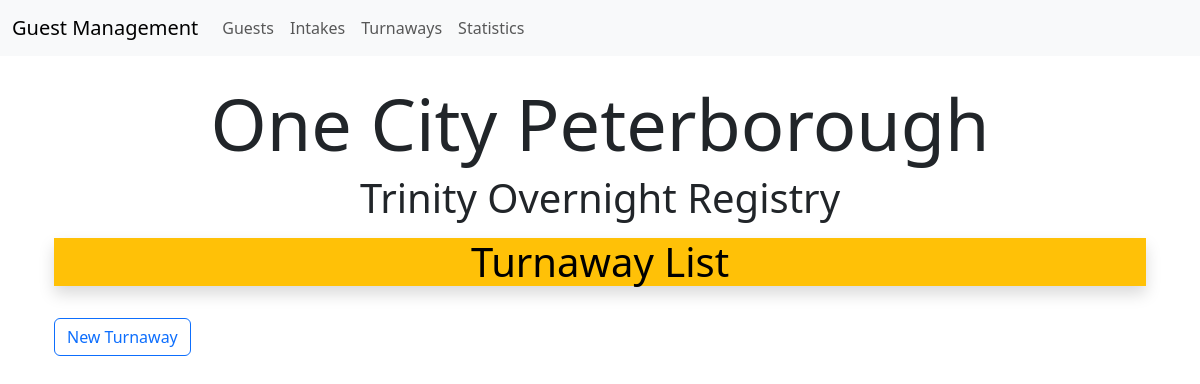
The page /turnaway/ on the database as committed earlier.
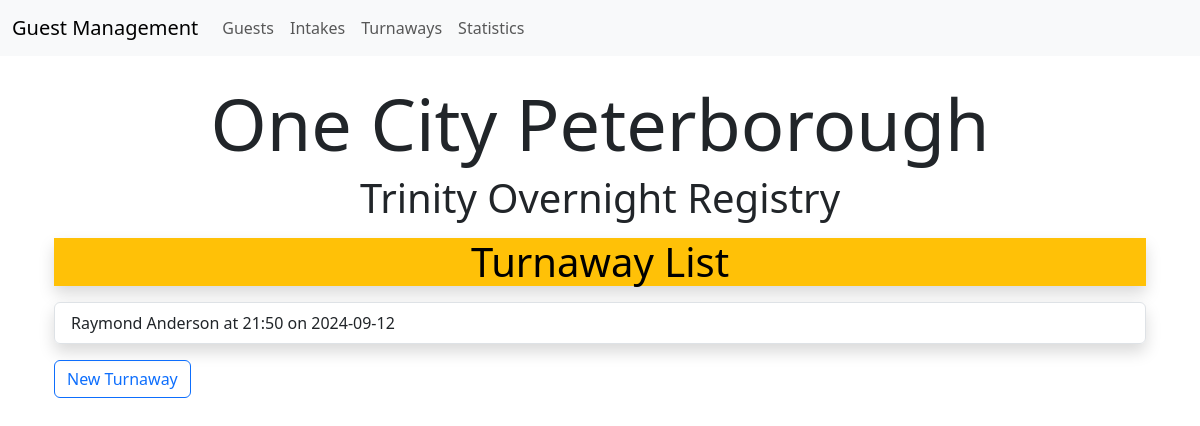
The same page on the database as committed later.
### overnight/models.py (models this page shows, shortened)
class Turnaway(models.Model):
    date = models.DateField()
    guest = models.ForeignKey(Guest, on_delete=models.CASCADE)
    time = models.TimeField()
    reason = models.ForeignKey(TurnawayReason, on_delete=models.SET_NULL, null=True)
    diversion_support = models.ForeignKey(DiversionSupport, on_delete=models.SET_NULL, null=True)
    outcome = models.ForeignKey(TurnawayOutcome, on_delete=models.SET_NULL, null=True)
    follow_up = models.BooleanField(default=False)
    notes = models.TextField(max_length=1000, blank=True, null=True)
    def __str__(self):
        formatted_time = self.time.strftime('%H:%M')
        return f"{self.guest.full_name()} at {formatted_time} on {self.date}"

class Guest(models.Model):
    active_consent = models.BooleanField(default=False)
    unique_id = models.CharField(max_length=6, unique=True, blank=True, null=True, help_text='Do not assign or alter Unique IDs.')
    first_name = models.CharField(max_length=100)
    last_name = models.CharField(max_length=100, help_text='Include any variations, including spelling, when unconfirmed.')
    gender = models.ForeignKey('Gender', on_delete=models.CASCADE, null=True, blank=True)
    dob = models.DateField(null=True, blank=True)
    otherinfo = models.CharField(max_length=500, blank=True, null=True)
    first_intake = models.DateField(null=True, blank=True, help_text='Date of first intake.')
    intake_period = models.CharField(max_length=20, blank=True, null=True, help_text='Reporting period at first access.') #Period of guest's first intake
    most_recent_intake = models.DateField(null=True, blank=True, help_text='Most recent month and year of intake.')
    status = models.ForeignKey('Status', on_delete=models.CASCADE, null=True, blank=True)
    status_notes = models.TextField(max_length=1000, blank=True, null=True, help_text='Additonal Information pertaining to Status or otherwise, include dates')
    email = models.EmailField(max_length=254, blank=True, null=True)
    phone = models.CharField(max_length=20, blank=True, null=True)
    other_contact = models.CharField(max_length=100, blank=True, null=True)
    class Meta:
        ordering = ['last_name', 'first_name']
    def full_name(self):
        return f"{self.first_name} {self.last_name}"

### overnight/views.py (the view)
# urls.py: path('turnaway/', views.turnaway_list, name='turnaway_list'),
def turnaway_list(request):
    turnaways = Turnaway.objects.all()
    return render(request, 'turnaway_list.html', {'turnaways': turnaways})

### overnight/templates/turnaway_list.html (shortened to what this page needs)
{% extends 'base.html' %}
{% block content %}
<div class=container-md>
    <h1 class="display-2 text-center">One City Peterborough</h1>
    <div>
        <p class="display-6 text-center">Trinity Overnight Registry</p>
    </div>
    <p class="display-6 text-center text-bg-warning shadow">Turnaway List</p>
    <div class="list-group list-group-striped shadow">
        {% for turnaway in turnaways %}
        <a class="list-group-item list-group-item-action" href="{% url 'update_turnaway' turnaway.pk %}">{{ turnaway }}</a>
        {% endfor %}
    </div>
    <a class="btn btn-outline-primary my-3" href="{% url 'new_turnaway' %}">New Turnaway</a>
</div>
{% endblock %}

### overnight/templates/base.html (shortened to what this page needs)
<!DOCTYPE html>
<html lang="en">
<head>
    <link href="https://cdn.jsdelivr.net/npm/bootstrap@5.3.3/dist/css/bootstrap.min.css" rel="stylesheet">
</head>
<body>
    <nav class="navbar navbar-expand-lg navbar-light bg-light">
        <div class="container-fluid">
            <a class="navbar-brand" href="{% url 'guest_list' %}">Guest Management</a>
            <div class="collapse navbar-collapse" id="navbarNav">
                <ul class="navbar-nav">
                    <li class="nav-item">
                        <a class="nav-link" href="{% url 'guest_list' %}">Guests</a>
                    </li>
                    <li class="nav-item">
                        <a class="nav-link" href="{% url 'intake_list' %}">Intakes</a>
                    </li>
                    <li class="nav-item">
                        <a class="nav-link" href="{% url 'turnaway_list' %}">Turnaways</a>
                    </li>
                    <li class="nav-item">
                        <a class="nav-link" href="{% url 'statistics' %}">Statistics</a>
                    </li>
                </ul>
            </div>
        </div>
    </nav>
    <div class="container mt-4">
        {% block content %}
        {% endblock %}
    </div>
</body>
</html>

Rows that differ between the two databases and show on the page:
added Turnaway: time+guest+date "Raymond Anderson at 21:50 on 2024-09-12"
